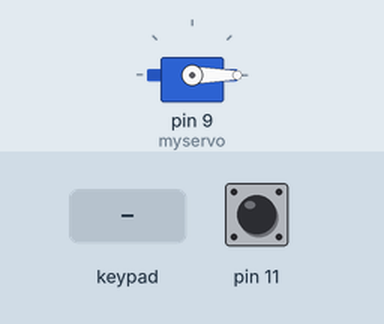
This sketch was run on a simulated Arduino Uno, built with avr-gcc and run on an emulated ATmega328P. On the bench: servo. The test bench sets the inputs (shaded band); at power-on: pin 11 LOW. What the sketch prints to the serial monitor is not drawn.

Above: at 1.2 s.
1.3 s: key '*' pressed
At 1.6 s:
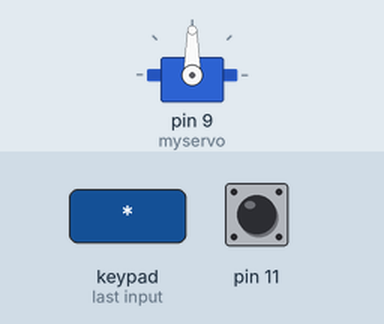
2.8 s: pin 11 driven HIGH
4.4 s: pin 11 pulsed LOW 2 times (0.12 s each, 0.3 s apart)
Timing chart, 0 to 7.4 s (numbered marks = the images above; inputs shaded):
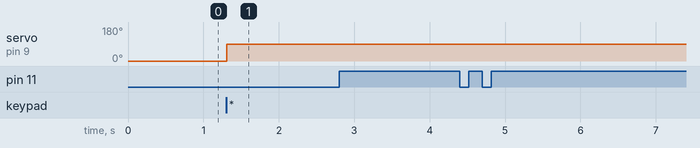

The sketch:

Arduin_uno_part.ino
```cpp
#include <Keypad.h>
#include <Servo.h>

Servo myservo;

const byte ROWS = 4; //four rows
const byte COLS = 4; //three columns
char keys[ROWS][COLS] = {
  {'1','2','3','A'},
  {'4','5','6','B'},
  {'7','8','9','C'},
  {'*','0','#','D'}
};

// connect the pins from right to left to pin 2, 3, 4, 5,6,7,8,9
byte rowPins[ROWS] = {5,4,3,2}; //connect to the row pinouts of the keypad
byte colPins[COLS] = {10,8,7,6}; //connect to the column pinouts of the keypad
char pass[6] = {'1','2','3','4','5','6'};
//static char pwd[6];
//static bool locked=false;
//static int idx = 0;
//static int old_state=1;
//int countpwdErr= 0;
Keypad keypad = Keypad( makeKeymap(keys), rowPins, colPins, ROWS, COLS );

void setup() {
  pinMode(11, INPUT);
  myservo.attach(9);
  Serial.begin(115200);
  myservo.write(0);
}
int chkpwd(char password[]) {
  int count=1;
  for(int i =0;i<6;i++)
  {
    count *= (password[i] == pass[i]);
  }
  return count;
}
void loop() {
  static char pwd[6];
  static bool locked=false;
  static int idx = 0;
  static int old_state=1;
  static int countErr= 0;
  char key = keypad.getKey();
 // Serial.print(key);
  if (key != NO_KEY) {
   if (idx <= 5 && key != '#' && key !='*') {
      pwd[idx] = key;
      idx++;
    }
    else if (key == '#')
    {
      if(chkpwd(pwd)){
         locked=false;
      }else{
        countErr++;
      }
      memset(pwd, 0, 6);
      idx=0;
    }
    else if(key == '*')
    {
      locked=true;
      memset(pwd, 0, 6);
      idx=0;
    }

  }
  int val = digitalRead(11);
  if(locked){
    if((val && !old_state)){
      delay(100);
      Serial.print('c');
      Serial.flush();
    }else if(countErr ==3){
      countErr=0;
      delay(100);
      Serial.print('a');
      Serial.flush();
    }
    myservo.write(90);
  }else{
    myservo.write(0);
  }
  old_state = val;
}
```

Measured:
- after the input at 1.3 s, servo on pin 9 (myservo): 0° → 90° at once
- after the input at 2.8 s, every drawn part: stays the same
- after the input at 4.4 s, every drawn part: stays the same
